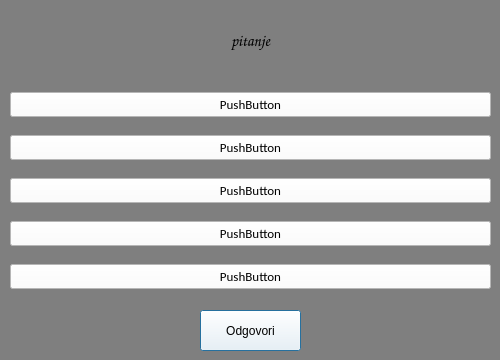
<?xml version="1.0" encoding="UTF-8"?>
<ui version="4.0">
 <class>PitanjaButton</class>
 <widget class="QDialog" name="PitanjaButton">
  <property name="geometry">
   <rect>
    <x>0</x>
    <y>0</y>
    <width>500</width>
    <height>360</height>
   </rect>
  </property>
  <property name="windowTitle">
   <string>Dialog</string>
  </property>
  <property name="styleSheet">
   <string notr="true">background-color: rgb(127, 127, 127);</string>
  </property>
  <widget class="QLabel" name="label_pitanje4">
   <property name="geometry">
    <rect>
     <x>10</x>
     <y>10</y>
     <width>481</width>
     <height>61</height>
    </rect>
   </property>
   <property name="font">
    <font>
     <family>Comic Sans MS</family>
     <pointsize>12</pointsize>
     <weight>75</weight>
     <bold>true</bold>
    </font>
   </property>
   <property name="text">
    <string>pitanje</string>
   </property>
   <property name="alignment">
    <set>Qt::AlignCenter</set>
   </property>
  </widget>
  <widget class="QPushButton" name="pushButton_odgovor">
   <property name="geometry">
    <rect>
     <x>200</x>
     <y>310</y>
     <width>101</width>
     <height>41</height>
    </rect>
   </property>
   <property name="styleSheet">
    <string notr="true">background-color: rgb(255, 255, 255);</string>
   </property>
   <property name="text">
    <string>Odgovori</string>
   </property>
  </widget>
  <widget class="QWidget" name="layoutWidget">
   <property name="geometry">
    <rect>
     <x>10</x>
     <y>80</y>
     <width>481</width>
     <height>221</height>
    </rect>
   </property>
   <layout class="QVBoxLayout" name="verticalLayout">
    <item>
     <widget class="QPushButton" name="pushButton_odgovor1">
      <property name="font">
       <font>
        <family>Calibri</family>
        <pointsize>10</pointsize>
       </font>
      </property>
      <property name="styleSheet">
       <string notr="true">background-color: rgb(255, 255, 255);</string>
      </property>
      <property name="text">
       <string>PushButton</string>
      </property>
     </widget>
    </item>
    <item>
     <widget class="QPushButton" name="pushButton_odgovor2">
      <property name="font">
       <font>
        <family>Calibri</family>
        <pointsize>10</pointsize>
       </font>
      </property>
      <property name="styleSheet">
       <string notr="true">background-color: rgb(255, 255, 255);</string>
      </property>
      <property name="text">
       <string>PushButton</string>
      </property>
     </widget>
    </item>
    <item>
     <widget class="QPushButton" name="pushButton_odgovor3">
      <property name="font">
       <font>
        <family>Calibri</family>
        <pointsize>10</pointsize>
       </font>
      </property>
      <property name="styleSheet">
       <string notr="true">background-color: rgb(255, 255, 255);</string>
      </property>
      <property name="text">
       <string>PushButton</string>
      </property>
     </widget>
    </item>
    <item>
     <widget class="QPushButton" name="pushButton_odgovor4">
      <property name="font">
       <font>
        <family>Calibri</family>
        <pointsize>10</pointsize>
       </font>
      </property>
      <property name="styleSheet">
       <string notr="true">background-color: rgb(255, 255, 255);</string>
      </property>
      <property name="text">
       <string>PushButton</string>
      </property>
     </widget>
    </item>
    <item>
     <widget class="QPushButton" name="pushButton_odgovor5">
      <property name="font">
       <font>
        <family>Calibri</family>
        <pointsize>10</pointsize>
       </font>
      </property>
      <property name="styleSheet">
       <string notr="true">background-color: rgb(255, 255, 255);</string>
      </property>
      <property name="text">
       <string>PushButton</string>
      </property>
     </widget>
    </item>
   </layout>
  </widget>
 </widget>
 <resources/>
 <connections/>
</ui>
